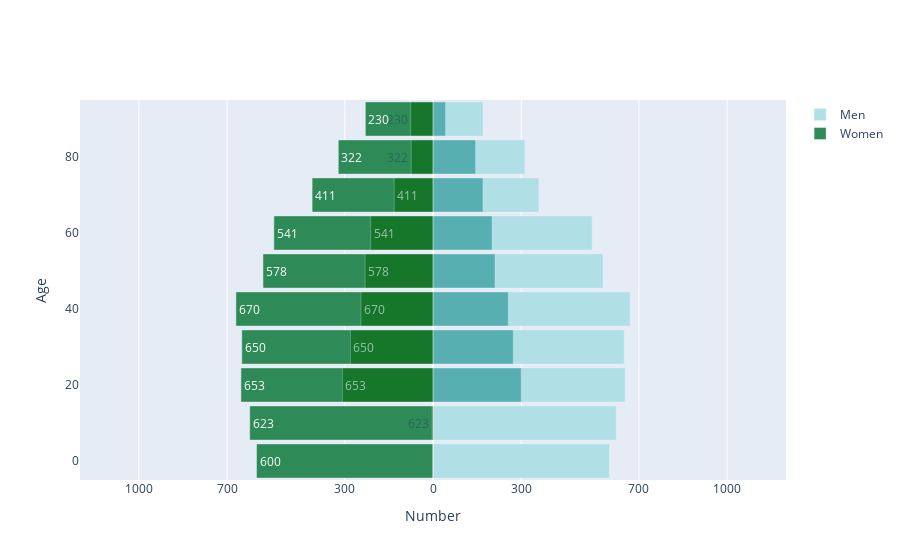

Notebook source saved alongside this figure:
### Code cell
import chart_studio.plotly as py
import plotly.graph_objs as go

import numpy as np

women_bins = np.array([-600, -623, -653, -650, -670, -578, -541, -411, -322, -230])
men_bins = np.array([600, 623, 653, 650, 670, 578, 541, 360, 312, 170])
women_with_dogs_bins = np.array([-0, -3, -308, -281, -245, -231, -212, -132, -74, -76])
men_with_dogs_bins = np.array([0, 1, 300, 273, 256, 211, 201, 170, 145, 43])

y = list(range(0, 100, 10))

layout = go.Layout(yaxis=go.layout.YAxis(title='Age'),
                   xaxis=go.layout.XAxis(
                       range=[-1200, 1200],
                       tickvals=[-1000, -700, -300, 0, 300, 700, 1000],
                       ticktext=[1000, 700, 300, 0, 300, 700, 1000],
                       title='Number'),
                   barmode='overlay',
                   bargap=0.1)

data = [go.Bar(y=y,
               x=men_bins,
               orientation='h',
               name='Men',
               hoverinfo='x',
               marker=dict(color='powderblue')
               ),
        go.Bar(y=y,
               x=women_bins,
               orientation='h',
               name='Women',
               text=-1 * women_bins.astype('int'),
               hoverinfo='text',
               marker=dict(color='seagreen')
               ),
        go.Bar(y=y,
               x=men_with_dogs_bins,
               orientation='h',
               hoverinfo='x',
               showlegend=False,
               opacity=0.5,
               marker=dict(color='teal')
               ),
        go.Bar(y=y,
               x=women_with_dogs_bins,
               orientation='h',
               text=-1 * women_bins.astype('int'),
               hoverinfo='text',
               showlegend=False,
               opacity=0.5,
               marker=dict(color='darkgreen')
               )]

fig = go.Figure(data=data, layout=layout)
fig.show()

# py.iplot(dict(data=data, layout=layout), filename='EXAMPLES/stacked_bar_pyramid')

### Figure 1 — Plotly figure (JSON) as saved in the notebook; plotly's stock layout.template omitted (floating-point values rounded to 4 significant figures)
{"data": [{"hoverinfo": "x", "marker": {"color": "powderblue"}, "name": "Men", "orientation": "h", "type": "bar", "x": [600, 623, 653, 650, 670, 578, 541, 360, 312, 170], "y": [0, 10, 20, 30, 40, 50, 60, 70, 80, 90]}, {"hoverinfo": "text", "marker": {"color": "seagreen"}, "name": "Women", "orientation": "h", "text": [600, 623, 653, 650, 670, 578, 541, 411, 322, 230], "type": "bar", "x": [-600, -623, -653, -650, -670, -578, -541, -411, -322, -230], "y": [0, 10, 20, 30, 40, 50, 60, 70, 80, 90]}, {"hoverinfo": "x", "marker": {"color": "teal"}, "opacity": 0.5, "orientation": "h", "showlegend": false, "type": "bar", "x": [0, 1, 300, 273, 256, 211, 201, 170, 145, 43], "y": [0, 10, 20, 30, 40, 50, 60, 70, 80, 90]}, {"hoverinfo": "text", "marker": {"color": "darkgreen"}, "opacity": 0.5, "orientation": "h", "showlegend": false, "text": [600, 623, 653, 650, 670, 578, 541, 411, 322, 230], "type": "bar", "x": [0, -3, -308, -281, -245, -231, -212, -132, -74, -76], "y": [0, 10, 20, 30, 40, 50, 60, 70, 80, 90]}], "layout": {"bargap": 0.1, "barmode": "overlay", "xaxis": {"range": [-1200, 1200], "ticktext": [1000, 700, 300, 0, 300, 700, 1000], "tickvals": [-1000, -700, -300, 0, 300, 700, 1000], "title": {"text": "Number"}}, "yaxis": {"title": {"text": "Age"}}}}
